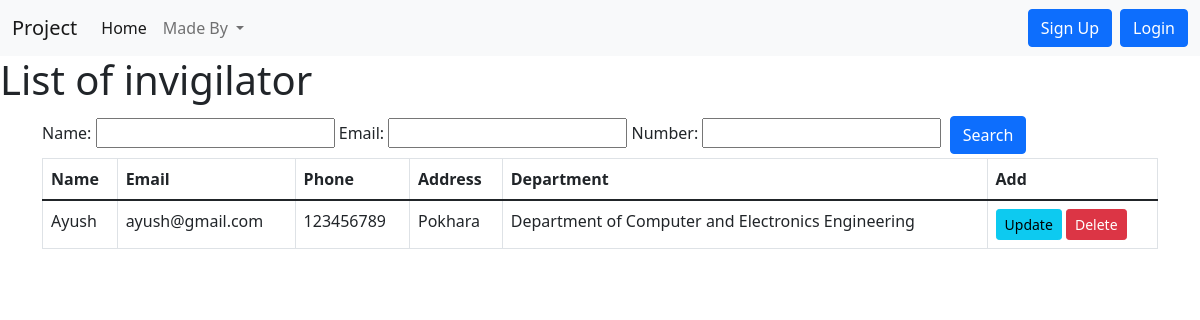
Screenshot of /viewtable with the database file from the repository.
### home/models.py (models this page shows, shortened)
class Newapp(models.Model):
    newappname=models.CharField(max_length=122)
    newappemail=models.CharField(max_length=122)
    newappphone=models.CharField(max_length=12)
    newappaddress=models.CharField(max_length=122)
    newappdepart=models.CharField(max_length=255)
    newappposition=models.CharField(max_length=255)

### home/views.py (the view)
# urls.py: path("viewtable",views.viewtable,name='viewtable'),
def viewtable(request):
    newapp_data = Newapp.objects.all()
    viewfilter = ViewtableFilter(request.GET, queryset=newapp_data)
    newapp_data = viewfilter.qs
    data = {
        "newapp_data": newapp_data,
        'viewfilter': viewfilter
    }
    return render(request, "viewtable.html", data)

### templates/viewtable.html (shortened to what this page needs)
{% extends 'base.html' %}
{% block viewtablecontent %}
<h1>List of invigilator</h1>
<div class="container">
    <form method="get">
        {{viewfilter.form}}
        <button class="btn btn-primary mx-1 my-1" type="submit">Search</button>
    </form>
</div>
<div class="container ">
    <table class="table table-hover table-bordered ">
        <thead>
            <tr>
                <th scope="col">Name</th>
                <th scope="col">Email</th>
                <th scope="col">Phone</th>
                <th scope="col">Address</th>
                <th scope="col">Department</th>
                <th scope="col">Add</th>
            </tr>
        </thead>
        <tbody>
            {% for n in newapp_data %}
            <tr >
                <td>{{n.newappname}}</td>
                <td>{{n.newappemail}}</td>
                <td>{{n.newappphone}}</td>
                <td>{{n.newappaddress}}</td>
                <td>{{n.newappdepart}}</td>
                <td>
                    <a href="{% url 'updatenewapp' n.id %}" ><button class="btn btn-info btn-sm">Update</button></a>
                    <a href="{% url 'deletenewapp' n.id %}" ><button class="btn btn-danger btn-sm">Delete</button></a>
                </td>
            </tr>
            {% endfor %}
        </tbody>
    </table>
</div>
<body>
</body>
{% endblock viewtablecontent %}

### rows the page displays
Newapp: newappname "Ayush", newappemail "ayush@gmail.com", newappphone "123456789", newappaddress "Pokhara", newappdepart "Department of Computer and Electronics Engineering"
